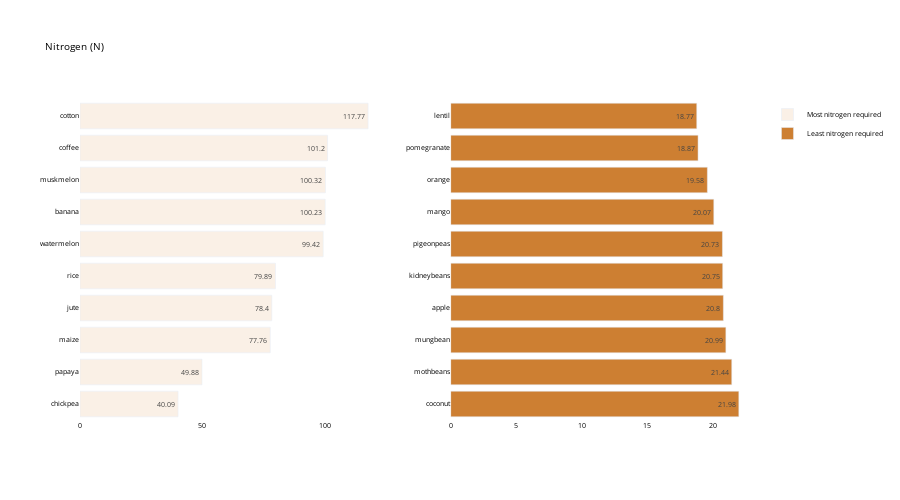

Here is the notebook cell this chart was saved with:
### Code cell
crop_summary_N = crop_summary.sort_values(by='N', 
                                          ascending=False)
  
fig = make_subplots(rows=1, cols=2)

top = {
    'y' : crop_summary_N['N'][0:10].sort_values().index,
    'x' : crop_summary_N['N'][0:10].sort_values()
}

last = {
    'y' : crop_summary_N['N'][-10:].index,
    'x' : crop_summary_N['N'][-10:]
}

fig.add_trace(
    go.Bar(top,
           name="Most nitrogen required",
           marker_color=random.choice(colorarr),
           orientation='h',
          text=top['x']),
    
    row=1, col=1
)

fig.add_trace(
    go.Bar(last,
           name="Least nitrogen required",
           marker_color=random.choice(colorarr),
           orientation='h',
          text=last['x']),
    row=1, col=2
)
fig.update_traces(texttemplate='%{text}', textposition='inside')
fig.update_layout(title_text="Nitrogen (N)",
                  plot_bgcolor='white',
                  font_size=7, 
                  font_color='black',
                 height=500)

fig.update_xaxes(showgrid=False)
fig.update_yaxes(showgrid=False)
fig.show()

### Figure 1 — Plotly figure (JSON) as saved in the notebook; plotly's stock layout.template omitted (floating-point values rounded to 4 significant figures)
{"data": [{"marker": {"color": "#Faf0e6"}, "name": "Most nitrogen required", "orientation": "h", "text": [40.09, 49.88, 77.76, 78.4, 79.89, 99.42, 100.2, 100.3, 101.2, 117.8], "textposition": "inside", "texttemplate": "%{text}", "type": "bar", "x": [40.09, 49.88, 77.76, 78.4, 79.89, 99.42, 100.2, 100.3, 101.2, 117.8], "xaxis": "x", "y": ["chickpea", "papaya", "maize", "jute", "rice", "watermelon", "banana", "muskmelon", "coffee", "cotton"], "yaxis": "y"}, {"marker": {"color": "#Cd7f32"}, "name": "Least nitrogen required", "orientation": "h", "text": [21.98, 21.44, 20.99, 20.8, 20.75, 20.73, 20.07, 19.58, 18.87, 18.77], "textposition": "inside", "texttemplate": "%{text}", "type": "bar", "x": [21.98, 21.44, 20.99, 20.8, 20.75, 20.73, 20.07, 19.58, 18.87, 18.77], "xaxis": "x2", "y": ["coconut", "mothbeans", "mungbean", "apple", "kidneybeans", "pigeonpeas", "mango", "orange", "pomegranate", "lentil"], "yaxis": "y2"}], "layout": {"font": {"color": "black", "size": 7}, "height": 500, "plot_bgcolor": "white", "title": {"text": "Nitrogen (N)"}, "xaxis": {"anchor": "y", "domain": [0, 0.45], "showgrid": false}, "xaxis2": {"anchor": "y2", "domain": [0.55, 1], "showgrid": false}, "yaxis": {"anchor": "x", "domain": [0, 1], "showgrid": false}, "yaxis2": {"anchor": "x2", "domain": [0, 1], "showgrid": false}}}
